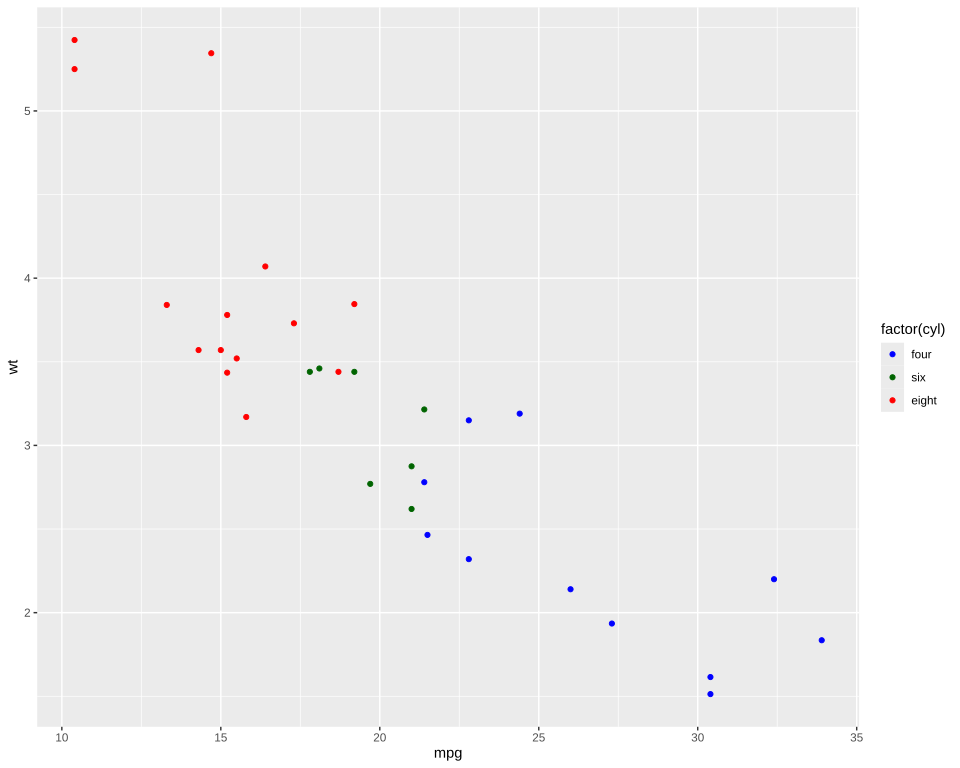

This figure's R source:
# The plot test/golden/scale_manual.svg draws, drawn by ggplot2 itself, as ggplot2's own visual tests
# draw their snapshots: the independent check on that golden whenever it changes. The suite never
# runs this; it needs R, ggplot2 and vdiffr, saved as the Docker image giggly-r:ggplot2-4.0.3. From
# the repository's root:
#
#   docker run --rm -v "$PWD/test/golden":/golden:ro giggly-r:ggplot2-4.0.3 \
#     Rscript /golden/scale_manual.R > scale_manual.ggplot2.svg
#
# and compare the two drawings element by element, as test/golden/point.R describes.
#
# mtcars's weights by mileage, each point coloured by its number of cylinders through a manual
# scale of named colours, the legend's keys the breaks given, each labelled as given: the example
# on ggplot2's scale_manual page.
#
# First checked with ggplot2 4.0.3 and vdiffr 1.0.9: every element and clip path matches but
# svglite's around the whole drawing, the one departure test/golden/point.R's, the x axis drawn
# before the y.

library(ggplot2)

cols <- c("8" = "red", "4" = "blue", "6" = "darkgreen", "10" = "orange")
plot <- ggplot(mtcars, aes(mpg, wt)) +
  geom_point(aes(colour = factor(cyl))) +
  scale_colour_manual(values = cols, breaks = c("4", "6", "8"), labels = c("four", "six", "eight")) +
  theme_gray()

file <- tempfile(fileext = ".svg")
vdiffr::write_svg(plot, file)
cat(readLines(file), sep = "\n")
